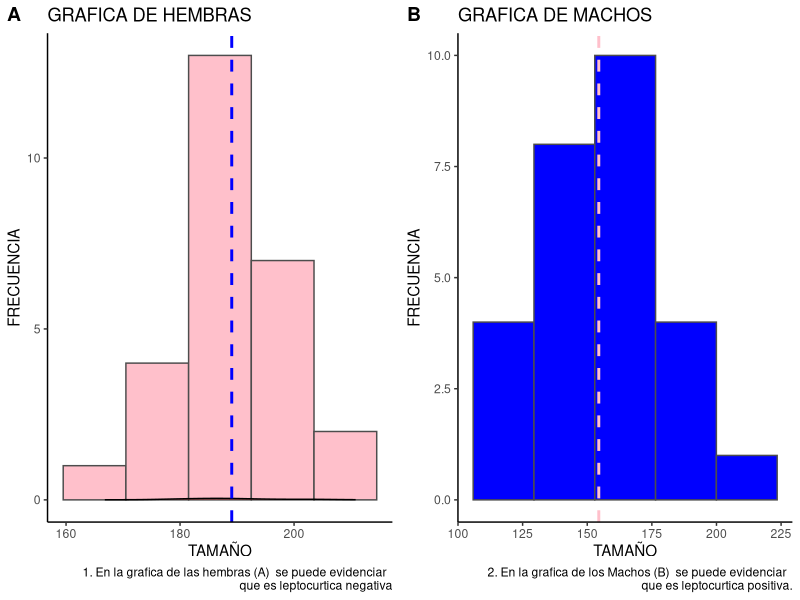
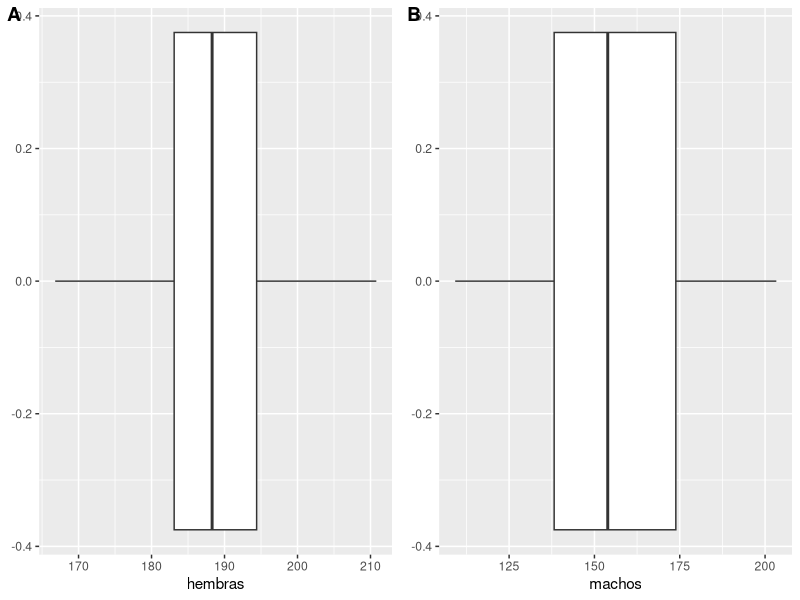
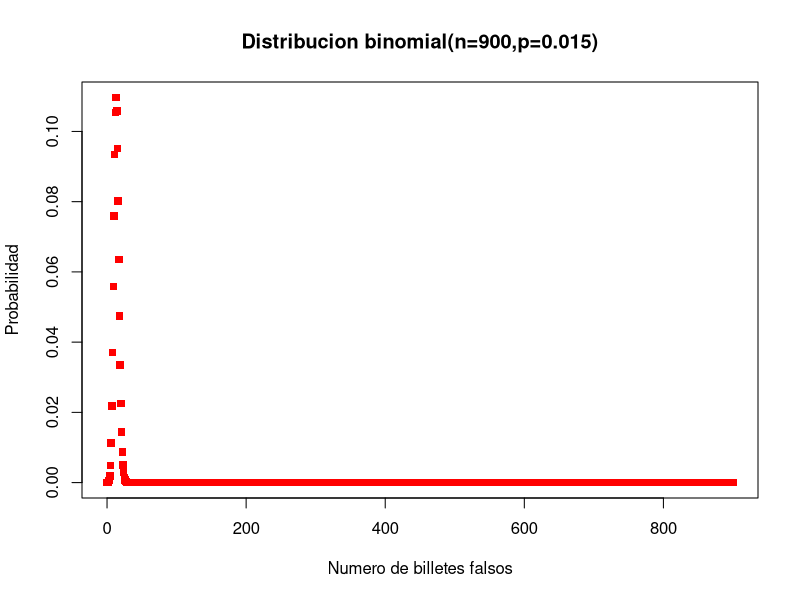
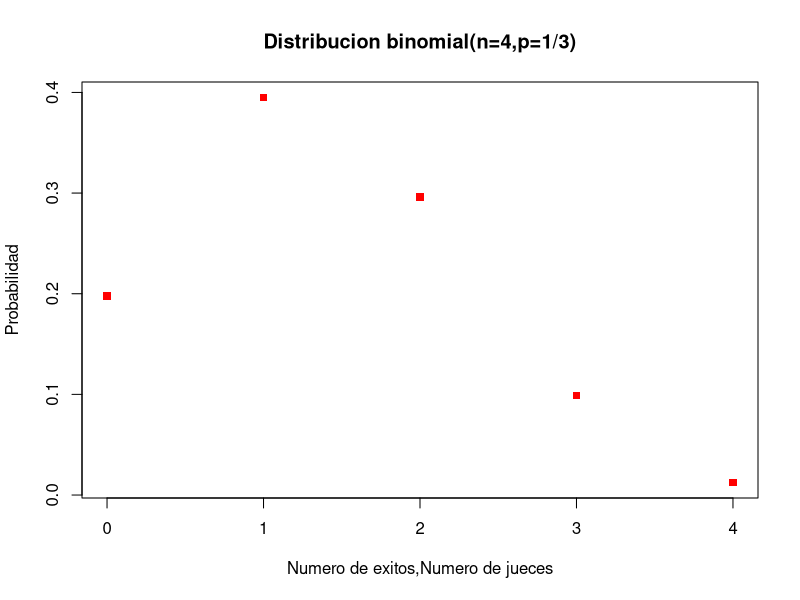

Write the R code that produced these figures, in order.
## ---- chunk 1



library(cowplot)
library(ggplot2)

# Se crean los veectores con sus respectivos tamaños.
hembras<-c(183.2,184.1,183.0,204.3,176.5,179.0,188.3,186.8,202.2,
           182.5,190.0,178.1,193.2,180.4,184.3,189.2,189.1,203.1,
           166.8,196.3,193.3,187.3,185.8,189.3,195.5,202.4,210.8)


machos<-c(140.9,121.7,173.8,154.5,109.2,150.7,203.3,163.0,137.7,
          173.9,177.4,154.8,177.5,153.4,138.7,136.7,165.3,126.7,
          118.9,140.0,192.7,134.4,175.0,169.8,153.9,176.7,150.0)



# se crea una matriz tanto con las hembras y los machos, se le da la propiedad de frame a la 
# matriz, para poder processarla con ggplot.
 



langostinos<- matrix(c(hembras, machos), nrow=27,ncol=2)
colnames(langostinos)<-c('hembras','machos')
langostinos=data.frame(value = langostinos)


# se grafican los dos histogramas.

 

grafico1<-ggplot(data=langostinos, aes (x = hembras))+
  geom_histogram(bins =5,col= "gray30", fill="pink")+
  geom_density(alpha=.2, fill="red")+
  theme_classic()+
  geom_vline ( aes (xintercept= mean(hembras) ), color="blue",linetype="dashed", size=1)+
  labs(title = "GRAFICA DE HEMBRAS", x = "TAMAÑO", y="FRECUENCIA",caption = "1. En la grafica de las hembras (A)  se puede evidenciar  \n que es leptocurtica negativa")

grafico2<-ggplot(data=langostinos, aes (x = machos))+
  geom_histogram(bins =5, col= "gray30", fill="blue")+
  theme_classic()+
    geom_vline ( aes (xintercept= mean(machos) ), color="pink",linetype="dashed", size=1)+
  labs(title = "GRAFICA DE MACHOS", x = "TAMAÑO", y="FRECUENCIA",caption = "2. En la grafica de los Machos (B)  se puede evidenciar  \n que es leptocurtica positiva.")

plot_grid(grafico1,grafico2, labels = "AUTO")


## ---- chunk 2
mean(hembras)
mean(machos)
## ---- chunk 3

## ---- chunk 4

plotH<-ggplot(data=langostinos, aes (x = hembras))+
  geom_boxplot()


plotM<-ggplot(data=langostinos, aes (x = machos))+
  geom_boxplot()

plot_grid(plotH,plotM, labels = "AUTO")

## ---- chunk 5
#a.  lo sumo 25 billetes sean falsos
#p(x<=25) = p(x<26)
pbinom(25,900,0.015)

#b. la cantidad de billetes falsos entre 20 y 30
#p(20<x30)
pbinom(30,900,0.015)-pbinom(20,900,0.015)

#c. Mas de 10 sean falsos
#p(x>10) = 1-P(x<=10)
1-pbinom(10,900,0.015)

plot (0:900,dbinom(0:900,900,0.015),main ="Distribucion binomial(n=900,p=0.015)",
      xlab = "Numero de billetes falsos" , ylab= "Probabilidad",col="red", pch=15)



## ---- chunk 6
#a. ¿Cuántos de los habitantes de la pequeña ciudad superarán previsiblemente los 92 



#p(x>92) = 1-p(x<=92)
1-pnorm(92,76,5)

#b. ¿Cuántos vivirán menos de 55 años o más de 75 años?
#p(x<55)  
pnorm(55,76,5)
# p(x>75) = 1-p(x<=75)
1-pnorm(75,76,5)

plot (0:4,dbinom(0:4,4,1/3),main ="Distribucion binomial(n=4,p=1/3)",
      xlab = "Numero de exitos,Numero de jueces" , ylab= "Probabilidad",col="red", pch=15)
